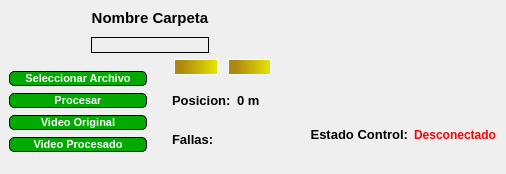
              <widget class="QFrame" name="frame_left_down">
               <property name="styleSheet">
                <string notr="true">border:none;</string>
               </property>
               <property name="frameShape">
                <enum>QFrame::StyledPanel</enum>
               </property>
               <property name="frameShadow">
                <enum>QFrame::Raised</enum>
               </property>
               <layout class="QHBoxLayout" name="horizontalLayout_10">
                <property name="spacing">
                 <number>0</number>
                </property>
                <property name="leftMargin">
                 <number>0</number>
                </property>
                <property name="topMargin">
                 <number>0</number>
                </property>
                <property name="rightMargin">
                 <number>0</number>
                </property>
                <property name="bottomMargin">
                 <number>0</number>
                </property>
                <item alignment="Qt::AlignHCenter">
                 <widget class="QFrame" name="frame_control">
                  <property name="minimumSize">
                   <size>
                    <width>300</width>
                    <height>0</height>
                   </size>
                  </property>
                  <property name="styleSheet">
                   <string notr="true">border:none;</string>
                  </property>
                  <property name="frameShape">
                   <enum>QFrame::StyledPanel</enum>
                  </property>
                  <property name="frameShadow">
                   <enum>QFrame::Raised</enum>
                  </property>
                  <layout class="QVBoxLayout" name="verticalLayout_16">
                   <item alignment="Qt::AlignHCenter">
                    <widget class="QFrame" name="Video_player">
                     <property name="styleSheet">
                      <string notr="true">border:none;
</string>
                     </property>
                     <property name="frameShape">
                      <enum>QFrame::StyledPanel</enum>
                     </property>
                     <property name="frameShadow">
                      <enum>QFrame::Raised</enum>
                     </property>
                     <layout class="QVBoxLayout" name="verticalLayout_22">
                      <property name="spacing">
                       <number>10</number>
                      </property>
                      <property name="leftMargin">
                       <number>0</number>
                      </property>
                      <property name="topMargin">
                       <number>0</number>
                      </property>
                      <property name="rightMargin">
                       <number>0</number>
                      </property>
                      <property name="bottomMargin">
                       <number>0</number>
                      </property>
                      <item>
                       <widget class="QLabel" name="label_23">
                        <property name="maximumSize">
                         <size>
                          <width>16777215</width>
                          <height>20</height>
                         </size>
                        </property>
                        <property name="font">
                         <font>
                          <pointsize>11</pointsize>
                          <weight>75</weight>
                          <bold>true</bold>
                         </font>
                        </property>
                        <property name="text">
                         <string>Nombre Carpeta</string>
                        </property>
                        <property name="alignment">
                         <set>Qt::AlignCenter</set>
                        </property>
                       </widget>
                      </item>
                      <item>
                       <widget class="QLabel" name="label_24">
                        <property name="maximumSize">
                         <size>
                          <width>500</width>
                          <height>300</height>
                         </size>
                        </property>
                        <property name="styleSheet">
                         <string notr="true">border: 1px solid black;
</string>
                        </property>
                        <property name="text">
                         <string/>
                        </property>
                       </widget>
                      </item>
                     </layout>
                    </widget>
                   </item>
                   <item>
                    <widget class="QFrame" name="frame_21">
                     <property name="styleSheet">
                      <string notr="true">border:none;
</string>
                     </property>
                     <property name="frameShape">
                      <enum>QFrame::StyledPanel</enum>
                     </property>
                     <property name="frameShadow">
                      <enum>QFrame::Raised</enum>
                     </property>
                     <layout class="QHBoxLayout" name="horizontalLayout_20">
                      <property name="spacing">
                       <number>7</number>
                      </property>
                      <property name="leftMargin">
                       <number>0</number>
                      </property>
                      <property name="topMargin">
                       <number>0</number>
                      </property>
                      <property name="rightMargin">
                       <number>0</number>
                      </property>
                      <property name="bottomMargin">
                       <number>0</number>
                      </property>
                      <item alignment="Qt::AlignVCenter">
                       <widget class="QFrame" name="frame_22">
                        <property name="styleSheet">
                         <string notr="true">border:none;
</string>
                        </property>
                        <property name="frameShape">
                         <enum>QFrame::StyledPanel</enum>
                        </property>
                        <property name="frameShadow">
                         <enum>QFrame::Raised</enum>
                        </property>
                        <layout class="QVBoxLayout" name="verticalLayout_17">
                         <property name="spacing">
                          <number>7</number>
                         </property>
                         <property name="leftMargin">
                          <number>0</number>
                         </property>
                         <property name="topMargin">
                          <number>0</number>
                         </property>
                         <property name="rightMargin">
                          <number>0</number>
                         </property>
                         <property name="bottomMargin">
                          <number>0</number>
                         </property>
                         <item>
                          <widget class="QPushButton" name="btn_archivo">
                           <property name="maximumSize">
                            <size>
                             <width>230</width>
                             <height>16777215</height>
                            </size>
                           </property>
                           <property name="font">
                            <font>
                             <pointsize>8</pointsize>
                             <weight>75</weight>
                             <bold>true</bold>
                            </font>
                           </property>
                           <property name="styleSheet">
                            <string notr="true">border: 1px solid black;
    border-radius: 5px;
background-color: rgb(0, 170, 0);
radius: 10px;
color: rgb(255, 255, 255);</string>
                           </property>
                           <property name="text">
                            <string>Seleccionar Archivo</string>
                           </property>
                           <property name="icon">
                            <iconset>
                             <normaloff>Iconos/icons8-save-48.png</normaloff>Iconos/icons8-save-48.png</iconset>
                           </property>
                           <property name="iconSize">
                            <size>
                             <width>25</width>
                             <height>25</height>
                            </size>
                           </property>
                          </widget>
                         </item>
                         <item>
                          <widget class="QPushButton" name="btn_procesar">
                           <property name="maximumSize">
                            <size>
                             <width>230</width>
                             <height>16777215</height>
                            </size>
                           </property>
                           <property name="font">
                            <font>
                             <pointsize>8</pointsize>
                             <weight>75</weight>
                             <bold>true</bold>
                            </font>
                           </property>
                           <property name="styleSheet">
                            <string notr="true">border: 1px solid black;
    border-radius: 5px;
background-color: rgb(0, 170, 0);
radius: 10px;
color: rgb(255, 255, 255);</string>
                           </property>
                           <property name="text">
                            <string>Procesar</string>
                           </property>
                           <property name="icon">
                            <iconset>
                             <normaloff>Iconos/icons8-process-48.png</normaloff>Iconos/icons8-process-48.png</iconset>
                           </property>
                           <property name="iconSize">
                            <size>
                             <width>25</width>
                             <height>25</height>
                            </size>
                           </property>
                          </widget>
                         </item>
                         <item>
                          <widget class="QPushButton" name="btn_original">
                           <property name="maximumSize">
                            <size>
                             <width>230</width>
                             <height>16777215</height>
                            </size>
                           </property>
                           <property name="font">
                            <font>
                             <pointsize>8</pointsize>
                             <weight>75</weight>
                             <bold>true</bold>
                            </font>
                           </property>
                           <property name="styleSheet">
                            <string notr="true">border: 1px solid black;
    border-radius: 5px;
background-color: rgb(0, 170, 0);
radius: 10px;
color: rgb(255, 255, 255);</string>
                           </property>
                           <property name="text">
                            <string>Video Original</string>
                           </property>
                           <property name="icon">
                            <iconset>
                             <normaloff>Iconos/icons8-video-camera-48.png</normaloff>Iconos/icons8-video-camera-48.png</iconset>
                           </property>
                           <property name="iconSize">
                            <size>
                             <width>30</width>
                             <height>30</height>
                            </size>
                           </property>
                          </widget>
                         </item>
                         <item>
                          <widget class="QPushButton" name="btn_procesado">
                           <property name="maximumSize">
                            <size>
                             <width>230</width>
                             <height>16777215</height>
                            </size>
                           </property>
                           <property name="font">
                            <font>
                             <pointsize>8</pointsize>
                             <weight>75</weight>
                             <bold>true</bold>
                            </font>
                           </property>
                           <property name="styleSheet">
                            <string notr="true">border: 1px solid black;
    border-radius: 5px;
background-color: rgb(0, 170, 0);
radius: 10px;
color: rgb(255, 255, 255);</string>
                           </property>
                           <property name="text">
                            <string>Video Procesado</string>
                           </property>
                           <property name="icon">
                            <iconset>
                             <normaloff>Iconos/image.png</normaloff>Iconos/image.png</iconset>
                           </property>
                           <property name="iconSize">
                            <size>
                             <width>30</width>
                             <height>30</height>
                            </size>
                           </property>
                          </widget>
                         </item>
                        </layout>
                       </widget>
                      </item>
                      <item>
                       <widget class="QFrame" name="frame_23">
                        <property name="styleSheet">
                         <string notr="true">border:none;
</string>
                        </property>
                        <property name="frameShape">
                         <enum>QFrame::StyledPanel</enum>
                        </property>
                        <property name="frameShadow">
                         <enum>QFrame::Raised</enum>
                        </property>
                        <layout class="QVBoxLayout" name="verticalLayout_18">
                         <property name="leftMargin">
                          <number>0</number>
                         </property>
                         <property name="topMargin">
                          <number>0</number>
                         </property>
                         <property name="rightMargin">
                          <number>0</number>
                         </property>
                         <property name="bottomMargin">
                          <number>0</number>
                         </property>
                         <item>
                          <widget class="QFrame" name="frame_26">
                           <property name="frameShape">
                            <enum>QFrame::StyledPanel</enum>
                           </property>
                           <property name="frameShadow">
                            <enum>QFrame::Raised</enum>
                           </property>
                           <layout class="QVBoxLayout" name="verticalLayout_19">
                            <property name="spacing">
                             <number>0</number>
                            </property>
                            <property name="leftMargin">
                             <number>0</number>
                            </property>
                            <property name="topMargin">
                             <number>0</number>
                            </property>
                            <property name="rightMargin">
                             <number>0</number>
                            </property>
                            <property name="bottomMargin">
                             <number>0</number>
                            </property>
                            <item>
                             <widget class="QFrame" name="frame_25">
                              <property name="maximumSize">
                               <size>
                                <width>231</width>
                                <height>30</height>
                               </size>
                              </property>
                              <property name="styleSheet">
                               <string notr="true">border: none;</string>
                              </property>
                              <property name="frameShape">
                               <enum>QFrame::StyledPanel</enum>
                              </property>
                              <property name="frameShadow">
                               <enum>QFrame::Raised</enum>
                              </property>
                              <layout class="QHBoxLayout" name="horizontalLayout_23">
                               <property name="spacing">
                                <number>10</number>
                               </property>
                               <property name="leftMargin">
                                <number>20</number>
                               </property>
                               <property name="topMargin">
                                <number>0</number>
                               </property>
                               <property name="rightMargin">
                                <number>20</number>
                               </property>
                               <property name="bottomMargin">
                                <number>0</number>
                               </property>
                               <item>
                                <widget class="QPushButton" name="btn_play">
                                 <property name="styleSheet">
                                  <string notr="true">border: 0.5px solid white;
    border-radius: 10px;
background-color: qlineargradient(spread:pad, x1:0, y1:0, x2:1, y2:0, stop:0.164179 rgba(173, 134, 17, 255), stop:0.9801 rgba(229, 229, 0, 255));
radius: 10px;
color: rgb(255, 255, 255);</string>
                                 </property>
                                 <property name="text">
                                  <string/>
                                 </property>
                                 <property name="icon">
                                  <iconset>
                                   <normaloff>Iconos/icons8-play-48.png</normaloff>Iconos/icons8-play-48.png</iconset>
                                 </property>
                                 <property name="iconSize">
                                  <size>
                                   <width>25</width>
                                   <height>25</height>
                                  </size>
                                 </property>
                                </widget>
                               </item>
                               <item>
                                <widget class="QPushButton" name="btn_pause">
                                 <property name="styleSheet">
                                  <string notr="true">border: 0.5px solid white;
    border-radius: 10px;
background-color: qlineargradient(spread:pad, x1:0, y1:0, x2:1, y2:0, stop:0.164179 rgba(173, 134, 17, 255), stop:0.9801 rgba(229, 229, 0, 255));
radius: 10px;
color: rgb(255, 255, 255);</string>
                                 </property>
                                 <property name="text">
                                  <string/>
                                 </property>
                                 <property name="icon">
                                  <iconset>
                                   <normaloff>Iconos/icons8-pause-48.png</normaloff>Iconos/icons8-pause-48.png</iconset>
                                 </property>
                                 <property name="iconSize">
                                  <size>
                                   <width>25</width>
                                   <height>25</height>
                                  </size>
                                 </property>
                                </widget>
                               </item>
                              </layout>
                             </widget>
                            </item>
                            <item>
                             <widget class="QFrame" name="datos">
                              <property name="frameShape">
                               <enum>QFrame::StyledPanel</enum>
                              </property>
                              <property name="frameShadow">
                               <enum>QFrame::Raised</enum>
                              </property>
                              <layout class="QVBoxLayout" name="verticalLayout_21">
                               <item>
                                <widget class="QFrame" name="frame_30">
                                 <property name="frameShape">
                                  <enum>QFrame::StyledPanel</enum>
                                 </property>
                                 <property name="frameShadow">
                                  <enum>QFrame::Raised</enum>
                                 </property>
                                 <layout class="QHBoxLayout" name="horizontalLayout_27">
                                  <item>
                                   <widget class="QLabel" name="label_19">
                                    <property name="font">
                                     <font>
                                      <pointsize>10</pointsize>
                                      <weight>75</weight>
                                      <bold>true</bold>
                                     </font>
                                    </property>
                                    <property name="text">
                                     <string>Posicion:</string>
                                    </property>
                                   </widget>
                                  </item>
                                  <item>
                                   <widget class="QLabel" name="label_20">
                                    <property name="font">
                                     <font>
                                      <pointsize>10</pointsize>
                                      <weight>75</weight>
                                      <bold>true</bold>
                                     </font>
                                    </property>
                                    <property name="text">
                                     <string>0 m</string>
                                    </property>
                                   </widget>
                                  </item>
                                 </layout>
                                </widget>
                               </item>
                               <item>
                                <widget class="QFrame" name="frame_31">
                                 <property name="font">
                                  <font>
                                   <weight>75</weight>
                                   <bold>true</bold>
                                  </font>
                                 </property>
                                 <property name="frameShape">
                                  <enum>QFrame::StyledPanel</enum>
                                 </property>
                                 <property name="frameShadow">
                                  <enum>QFrame::Raised</enum>
                                 </property>
                                 <layout class="QHBoxLayout" name="horizontalLayout_28">
                                  <item>
                                   <widget class="QLabel" name="label_21">
                                    <property name="font">
                                     <font>
                                      <pointsize>10</pointsize>
                                      <weight>75</weight>
                                      <bold>true</bold>
                                     </font>
                                    </property>
                                    <property name="text">
                                     <string>Fallas:</string>
                                    </property>
                                   </widget>
                                  </item>
                                  <item>
                                   <widget class="QLabel" name="label_22">
                                    <property name="font">
                                     <font>
                                      <pointsize>10</pointsize>
                                      <weight>75</weight>
                                      <bold>true</bold>
                                     </font>
                                    </property>
                                    <property name="text">
                                     <string/>
                                    </property>
                                   </widget>
                                  </item>
                                 </layout>
                                </widget>
                               </item>
                              </layout>
                             </widget>
                            </item>
                           </layout>
                          </widget>
                         </item>
                        </layout>
                       </widget>
                      </item>
                     </layout>
                    </widget>
                   </item>
                  </layout>
                 </widget>
                </item>
                <item>
                 <widget class="QFrame" name="frame_archivos">
                  <property name="maximumSize">
                   <size>
                    <width>300</width>
                    <height>300</height>
                   </size>
                  </property>
                  <property name="styleSheet">
                   <string notr="true">border:none;</string>
                  </property>
                  <property name="frameShape">
                   <enum>QFrame::StyledPanel</enum>
                  </property>
                  <property name="frameShadow">
                   <enum>QFrame::Raised</enum>
                  </property>
                  <layout class="QVBoxLayout" name="verticalLayout_20">
                   <property name="spacing">
                    <number>15</number>
                   </property>
                   <property name="leftMargin">
                    <number>10</number>
                   </property>
                   <property name="topMargin">
                    <number>30</number>
                   </property>
                   <property name="rightMargin">
                    <number>10</number>
                   </property>
                   <property name="bottomMargin">
                    <number>10</number>
                   </property>
                   <item>
                    <widget class="QLabel" name="label_12">
                     <property name="styleSheet">
                      <string notr="true">border:none;
</string>
                     </property>
                     <property name="text">
                      <string/>
                     </property>
                     <property name="pixmap">
                      <pixmap>Photoshop/peque.png</pixmap>
                     </property>
                     <property name="scaledContents">
                      <bool>true</bool>
                     </property>
                     <property name="alignment">
                      <set>Qt::AlignCenter</set>
                     </property>
                    </widget>
                   </item>
                   <item alignment="Qt::AlignHCenter">
                    <widget class="QFrame" name="frame_29">
                     <property name="styleSheet">
                      <string notr="true">border:none;</string>
                     </property>
                     <property name="frameShape">
                      <enum>QFrame::StyledPanel</enum>
                     </property>
                     <property name="frameShadow">
                      <enum>QFrame::Raised</enum>
                     </property>
                     <layout class="QHBoxLayout" name="horizontalLayout_21">
                      <property name="leftMargin">
                       <number>0</number>
                      </property>
                      <property name="topMargin">
                       <number>0</number>
                      </property>
                      <property name="rightMargin">
                       <number>0</number>
                      </property>
                      <property name="bottomMargin">
                       <number>0</number>
                      </property>
                      <item>
                       <widget class="QLabel" name="label_17">
                        <property name="font">
                         <font>
                          <pointsize>10</pointsize>
                          <weight>75</weight>
                          <bold>true</bold>
                         </font>
                        </property>
                        <property name="styleSheet">
                         <string notr="true">border:none;</string>
                        </property>
                        <property name="text">
                         <string>Estado Control:</string>
                        </property>
                        <property name="alignment">
                         <set>Qt::AlignRight|Qt::AlignTrailing|Qt::AlignVCenter</set>
                        </property>
                       </widget>
                      </item>
                      <item>
                       <widget class="QLabel" name="label_18">
                        <property name="font">
                         <font>
                          <weight>75</weight>
                          <bold>true</bold>
                         </font>
                        </property>
                        <property name="styleSheet">
                         <string notr="true">border:none;
color: rgb(255, 0, 0);</string>
                        </property>
                        <property name="text">
                         <string>Desconectado</string>
                        </property>
                       </widget>
                      </item>
                     </layout>
                    </widget>
                   </item>
                  </layout>
                 </widget>
                </item>
               </layout>
              </widget>
